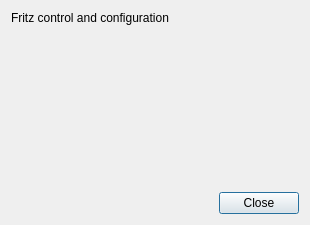
<?xml version="1.0" encoding="UTF-8"?>
<ui version="4.0">
 <class>AboutBox</class>
 <widget class="QDialog" name="AboutBox">
  <property name="windowModality">
   <enum>Qt::NonModal</enum>
  </property>
  <property name="geometry">
   <rect>
    <x>0</x>
    <y>0</y>
    <width>310</width>
    <height>225</height>
   </rect>
  </property>
  <property name="windowTitle">
   <string>About</string>
  </property>
  <layout class="QGridLayout" name="gridLayout">
   <item row="0" column="0">
    <layout class="QVBoxLayout" name="verticalLayout">
     <item>
      <widget class="QLabel" name="label">
       <property name="text">
        <string>Fritz control and configuration</string>
       </property>
       <property name="alignment">
        <set>Qt::AlignLeading|Qt::AlignLeft|Qt::AlignTop</set>
       </property>
      </widget>
     </item>
     <item>
      <widget class="QDialogButtonBox" name="btnClose">
       <property name="orientation">
        <enum>Qt::Horizontal</enum>
       </property>
       <property name="standardButtons">
        <set>QDialogButtonBox::Close</set>
       </property>
      </widget>
     </item>
    </layout>
   </item>
  </layout>
 </widget>
 <resources/>
 <connections>
  <connection>
   <sender>btnClose</sender>
   <signal>clicked(QAbstractButton*)</signal>
   <receiver>AboutBox</receiver>
   <slot>close()</slot>
   <hints>
    <hint type="sourcelabel">
     <x>154</x>
     <y>201</y>
    </hint>
    <hint type="destinationlabel">
     <x>154</x>
     <y>112</y>
    </hint>
   </hints>
  </connection>
 </connections>
</ui>
